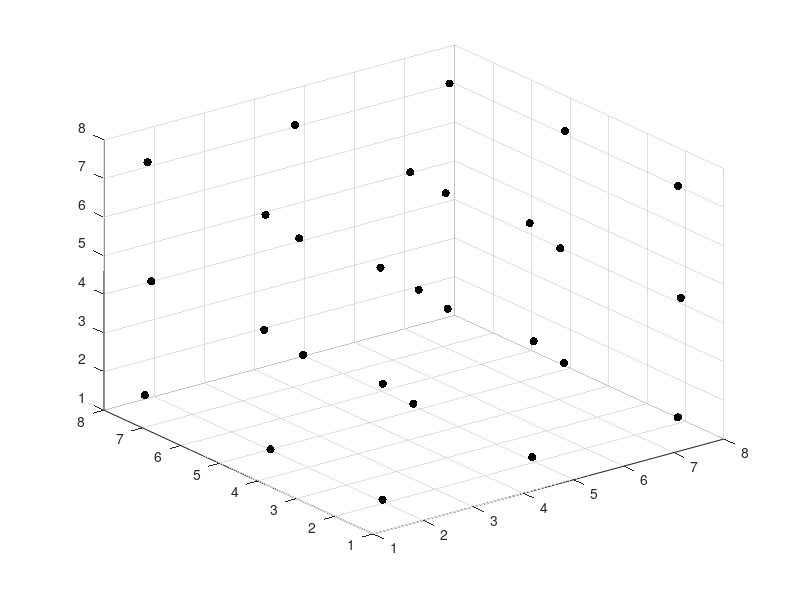

The MATLAB source for this figure: (Note: this script raises an error after producing the figure.)
%% MD 3D; DT021A FYP; Ali Al-Mazidi
%  Version 4.1
%  23/04/2018

clc; clear; close all;

%% Computational Parameters Setting

N = 25;
d = 3;

T = 0.02;
R = 0.1;
V = 1;

drcut = 4;
nSteps = 500;

plotDelay = 0.05;
plotStep = 5;

%% MD Initialising 

N = round(N^(1/3))^3;
L = ceil(d*N^(1/3));
drcut2 = drcut*drcut;

xprev = zeros(1,N);     yprev = zeros(1,N);     zprev = zeros(1,N);  
xcurr = zeros(1,N);     ycurr = zeros(1,N);     zcurr = zeros(1,N);
xnew = zeros(1,N);      ynew = zeros(1,N);      znew = zeros(1,N);

vx0 = zeros(1,N);       vy0 = zeros(1,N);       vz0 = zeros(1,N);
vx = zeros(1,N);        vy = zeros(1,N);        vz = zeros(1,N);

g = d/2:d:L-(d/2);
[gx,gy,gz] = meshgrid(g,g,g);
gx = gx(:);
gy = gy(:);
gz = gz(:);
gx = gx(1:N);
gy = gy(1:N);
gz = gz(1:N);

for i = 1:N
    xcurr(i) = gx(i) + 2*(rand-0.5)*R;
    ycurr(i) = gy(i) + 2*(rand-0.5)*R;
    zcurr(i) = gz(i) + 2*(rand-0.5)*R;
    vx0(i) = 2*(rand-0.5)*V;
    vy0(i) = 2*(rand-0.5)*V;
    vz0(i) = 2*(rand-0.5)*V;
    xprev(i) = xcurr(i) - vx0(i)*T;
    yprev(i) = ycurr(i) - vy0(i)*T;
    zprev(i) = zcurr(i) - vz0(i)*T;
end

figure;
p = scatter3(xcurr,ycurr,zcurr,'k','filled'); hold on;
ax = gca;
ax.XLim = [0 L];   ax.XLabel.String = 'x';
ax.YLim = [0 L];   ax.YLabel.String = 'y';
ax.ZLim = [0 L];   ax.ZLabel.String = 'z';
ax.GridAlpha = 0.15;    ax.Box = 'on';
ax.Title.String = ({'3D Molecular Dynamics Simulation';'step = 0'});
disp('Press any key to start the simulation');
pause;

%% MD Simulation

for n = 1:nSteps
    
    dx = repmat(xcurr',[1,N])-repmat(xcurr,[N,1]);
    dy = repmat(ycurr',[1,N])-repmat(ycurr,[N,1]);
    dz = repmat(zcurr',[1,N])-repmat(zcurr,[N,1]);

    dx = dx - L*round(dx/L);
    dy = dy - L*round(dy/L);
    dz = dz - L*round(dz/L);

    dr2 = dx.^2 + dy.^2 + dz.^2;

    [row,col,DR2] = find(triu(dr2,1));
    linearIndex = (col-1)*N+row;
    dx = dx(linearIndex);
    dy = dy(linearIndex);
    dz = dz(linearIndex);

    invDR2 = zeros(size(DR2));
    cfIndex = (DR2<drcut2);
    invDR2(cfIndex) = 1./DR2(cfIndex);
    f = 48*invDR2.^4.*(invDR2.^3 - 0.5);

    fx = f.*dx;
    fy = f.*dy;
    fz = f.*dz;

    fx = full(sparse(row,col,fx,N,N));
    fy = full(sparse(row,col,fy,N,N));
    fz = full(sparse(row,col,fz,N,N));

    fx = sum(-fx'+fx,2);
    fy = sum(-fy'+fy,2);
    fz = sum(-fz'+fz,2);

    for i = 1:N
        xnew(i) = 2*xcurr(i) - xprev(i) + fx(i)*T^2;
        ynew(i) = 2*ycurr(i) - yprev(i) + fy(i)*T^2;
        znew(i) = 2*zcurr(i) - zprev(i) + fz(i)*T^2;
        
        if xnew(i) < 0
            xnew(i) = xnew(i) + L;
        end
        if xnew(i) > L
            xnew(i) = xnew(i) - L;
        end
        if ynew(i) < 0
            ynew(i) = ynew(i) + L;
        end
        if ynew(i) > L
            ynew(i) = ynew(i) - L;
        end
        if znew(i) < 0
            znew(i) = znew(i) + L;
        end
        if znew(i) > L
            znew(i) = znew(i) - L;
        end
        
        vx(i) = (xnew(i) - xprev(i))/(2*T);
        vy(i) = (ynew(i) - yprev(i))/(2*T);
        vz(i) = (znew(i) - zprev(i))/(2*T);
    end
    
    for i = 1:N
           xprev(i) = xcurr(i);
           yprev(i) = ycurr(i);
           zprev(i) = zcurr(i);
           
           xcurr(i) = xnew(i);
           ycurr(i) = ynew(i);
           zcurr(i) = znew(i);
    end
    
    if mod(n,plotStep) == 0       
        p.XData = xcurr;
        p.YData = ycurr;
        p.ZData = zcurr;
        scatter3(xcurr,ycurr,zcurr,'k.');
        ax.Title.String = ({'3D Molecular Dynamics Simulation';['step = ',num2str(n)]});
        pause(plotDelay);
    end

end
